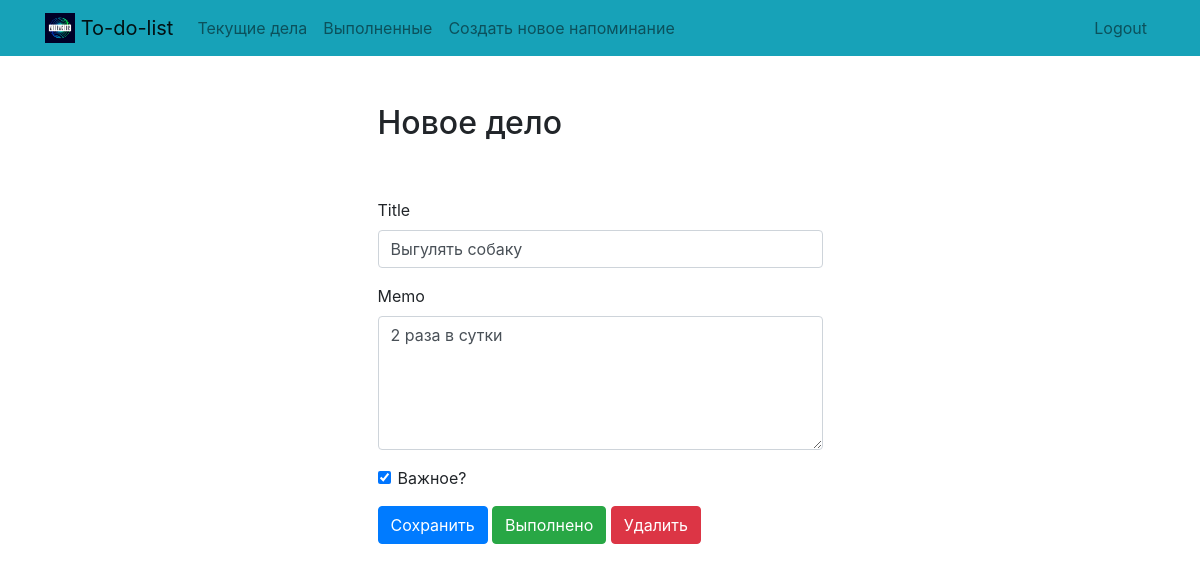
Page /todo/1 (signed in) on the committed database.
### todo/models.py (models this page shows, shortened)
class Todolist(models.Model):
    title = models.CharField(max_length=100)
    memo = models.TextField(blank=True)
    date_created = models.DateTimeField(auto_now_add=True)
    date_completed = models.DateTimeField(null=True, blank=True)
    important = models.BooleanField(default=False)
    user = models.ForeignKey(User, on_delete=models.CASCADE)

### todo/views.py (the view, shortened to what this page needs)
# urls.py: path('todo/<int:todo_pk>', views.viewtodo, name='viewtodo'),
@login_required()
def viewtodo(request, todo_pk):
    todo = get_object_or_404(Todolist, pk=todo_pk, user=request.user)
    if request.method == 'GET':
        form = TodoForm(instance=todo)
        return render(request, 'todo/viewtodo.html', {'todo': todo, 'form': form})

### todo/forms.py
class TodoForm(ModelForm):
    class Meta:
        model = Todolist
        fields = ['title', 'memo', 'important']

### templates/todo/viewtodo.html (shortened to what this page needs)
{% extends "todo/base.html" %}
{% block content %}
    <div class="row justify-content-center mt-5">
        <div class="col-md-5">
            <h2>Новое дело</h2>
        </div>
    </div>
    <div class="row justify-content-center mt-5">
        <div class="col-md-5">
            <form method="POST">
                <div class="form-group">
                    <label for="title">Title</label>
                    <input type="text" name="title" class="form-control" id="title" value="{{ todo.title }}" required>
                </div>
                <div class="form-group">
                    <label for="memo">Memo</label>
                    <textarea name="memo" rows="5" class="form-control" id="memo" >{{ todo.memo }}</textarea>
                </div>
                <div class="form-group form-check">
                    <input type="checkbox" name="important" class="form-check-input" id="important" {% if todo.important %}checked{% endif %}>
                    <label class="form-check-label" for="important">Важное?</label>
                </div>
                <button type="submit" class="btn btn-primary">Сохранить</button>
                <button type="button" class="btn btn-success" onclick="$('#complete').click()">Выполнено</button>
                <button type="button" class="btn btn-danger" onclick="$('#delete').click()">Удалить</button>
            </form>
        </div>
    </div>
{% endblock %}

### rows in the picture
Todolist: title "Выгулять собаку", memo "2 раза в сутки", important "☑"
